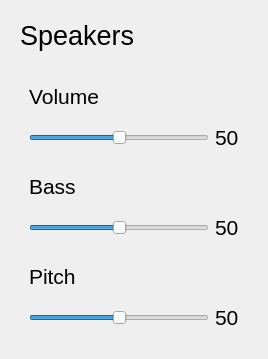
<?xml version='1.0' encoding='UTF-8'?>
<ui version="4.0">
  <class>SpeakersPanel</class>
  <widget class="QWidget" name="speakersContainer">
    <layout class="QVBoxLayout" name="verticalLayout_13">
      <item>
        <widget class="QWidget" name="speakersHeaderContainer" native="true">
          <property name="sizePolicy">
            <sizepolicy hsizetype="Preferred" vsizetype="Maximum">
              <horstretch>0</horstretch>
              <verstretch>0</verstretch>
            </sizepolicy>
          </property>
          <layout class="QHBoxLayout" name="horizontalLayout_8">
            <item>
              <widget class="QLabel" name="speakersLabel">
                <property name="enabled">
                  <bool>true</bool>
                </property>
                <property name="font">
                  <font>
                    <pointsize>20</pointsize>
                  </font>
                </property>
                <property name="text">
                  <string>Speakers</string>
                </property>
              </widget>
            </item>
          </layout>
        </widget>
      </item>
      <item alignment="Qt::AlignTop">
        <widget class="QWidget" name="speakersOptions" native="true">
          <layout class="QVBoxLayout" name="verticalLayout_14">
            <item alignment="Qt::AlignTop">
              <widget class="QWidget" name="volume" native="true">
                <layout class="QVBoxLayout" name="verticalLayout_16">
                  <item>
                    <widget class="QLabel" name="volumeLabel">
                      <property name="font">
                        <font>
                          <pointsize>16</pointsize>
                        </font>
                      </property>
                      <property name="text">
                        <string>Volume</string>
                      </property>
                    </widget>
                  </item>
                  <item>
                    <widget class="QWidget" name="volumeControl" native="true">
                      <layout class="QHBoxLayout" name="horizontalLayout_31">
                        <property name="leftMargin">
                          <number>0</number>
                        </property>
                        <property name="topMargin">
                          <number>10</number>
                        </property>
                        <property name="rightMargin">
                          <number>0</number>
                        </property>
                        <property name="bottomMargin">
                          <number>0</number>
                        </property>
                        <item alignment="Qt::AlignLeft">
                          <widget class="QSlider" name="volumeSlider">
                            <property name="sizePolicy">
                              <sizepolicy hsizetype="Preferred" vsizetype="Fixed">
                                <horstretch>0</horstretch>
                                <verstretch>0</verstretch>
                              </sizepolicy>
                            </property>
                            <property name="minimumSize">
                              <size>
                                <width>180</width>
                                <height>0</height>
                              </size>
                            </property>
                            <property name="cursor">
                              <cursorShape>PointingHandCursor</cursorShape>
                            </property>
                            <property name="maximum">
                              <number>100</number>
                            </property>
                            <property name="value">
                              <number>50</number>
                            </property>
                            <property name="orientation">
                              <enum>Qt::Horizontal</enum>
                            </property>
                          </widget>
                        </item>
                        <item alignment="Qt::AlignRight">
                          <widget class="QLabel" name="volumeSliderValueLabel">
                            <property name="font">
                              <font>
                                <pointsize>16</pointsize>
                              </font>
                            </property>
                            <property name="text">
                              <string>50</string>
                            </property>
                          </widget>
                        </item>
                      </layout>
                    </widget>
                  </item>
                </layout>
              </widget>
            </item>
            <item alignment="Qt::AlignTop">
              <widget class="QWidget" name="bass" native="true">
                <layout class="QVBoxLayout" name="verticalLayout_19">
                  <item>
                    <widget class="QLabel" name="bassLabel">
                      <property name="font">
                        <font>
                          <pointsize>16</pointsize>
                        </font>
                      </property>
                      <property name="text">
                        <string>Bass</string>
                      </property>
                    </widget>
                  </item>
                  <item>
                    <widget class="QWidget" name="bassControl" native="true">
                      <layout class="QHBoxLayout" name="horizontalLayout_32">
                        <property name="leftMargin">
                          <number>0</number>
                        </property>
                        <property name="topMargin">
                          <number>10</number>
                        </property>
                        <property name="rightMargin">
                          <number>0</number>
                        </property>
                        <property name="bottomMargin">
                          <number>0</number>
                        </property>
                        <item alignment="Qt::AlignLeft">
                          <widget class="QSlider" name="bassSlider">
                            <property name="sizePolicy">
                              <sizepolicy hsizetype="Preferred" vsizetype="Fixed">
                                <horstretch>0</horstretch>
                                <verstretch>0</verstretch>
                              </sizepolicy>
                            </property>
                            <property name="minimumSize">
                              <size>
                                <width>180</width>
                                <height>0</height>
                              </size>
                            </property>
                            <property name="cursor">
                              <cursorShape>PointingHandCursor</cursorShape>
                            </property>
                            <property name="maximum">
                              <number>100</number>
                            </property>
                            <property name="value">
                              <number>50</number>
                            </property>
                            <property name="orientation">
                              <enum>Qt::Horizontal</enum>
                            </property>
                          </widget>
                        </item>
                        <item alignment="Qt::AlignRight">
                          <widget class="QLabel" name="bassSliderValueLabel">
                            <property name="font">
                              <font>
                                <pointsize>16</pointsize>
                              </font>
                            </property>
                            <property name="text">
                              <string>50</string>
                            </property>
                          </widget>
                        </item>
                      </layout>
                    </widget>
                  </item>
                </layout>
              </widget>
            </item>
            <item alignment="Qt::AlignTop">
              <widget class="QWidget" name="pitch" native="true">
                <layout class="QVBoxLayout" name="verticalLayout_17">
                  <item>
                    <widget class="QLabel" name="pitchLabel">
                      <property name="font">
                        <font>
                          <pointsize>16</pointsize>
                        </font>
                      </property>
                      <property name="text">
                        <string>Pitch</string>
                      </property>
                    </widget>
                  </item>
                  <item>
                    <widget class="QWidget" name="pitchControl" native="true">
                      <layout class="QHBoxLayout" name="horizontalLayout_33">
                        <property name="leftMargin">
                          <number>0</number>
                        </property>
                        <property name="topMargin">
                          <number>10</number>
                        </property>
                        <property name="rightMargin">
                          <number>0</number>
                        </property>
                        <property name="bottomMargin">
                          <number>0</number>
                        </property>
                        <item alignment="Qt::AlignLeft">
                          <widget class="QSlider" name="pitchSlider">
                            <property name="sizePolicy">
                              <sizepolicy hsizetype="Preferred" vsizetype="Fixed">
                                <horstretch>0</horstretch>
                                <verstretch>0</verstretch>
                              </sizepolicy>
                            </property>
                            <property name="minimumSize">
                              <size>
                                <width>180</width>
                                <height>0</height>
                              </size>
                            </property>
                            <property name="cursor">
                              <cursorShape>PointingHandCursor</cursorShape>
                            </property>
                            <property name="maximum">
                              <number>100</number>
                            </property>
                            <property name="value">
                              <number>50</number>
                            </property>
                            <property name="orientation">
                              <enum>Qt::Horizontal</enum>
                            </property>
                            <property name="invertedAppearance">
                              <bool>false</bool>
                            </property>
                            <property name="invertedControls">
                              <bool>false</bool>
                            </property>
                          </widget>
                        </item>
                        <item alignment="Qt::AlignRight">
                          <widget class="QLabel" name="pitchSliderValueLabel">
                            <property name="font">
                              <font>
                                <pointsize>16</pointsize>
                              </font>
                            </property>
                            <property name="text">
                              <string>50</string>
                            </property>
                          </widget>
                        </item>
                      </layout>
                    </widget>
                  </item>
                </layout>
              </widget>
            </item>
          </layout>
        </widget>
      </item>
    </layout>
  </widget>
  <resources />
  <connections />
</ui>
